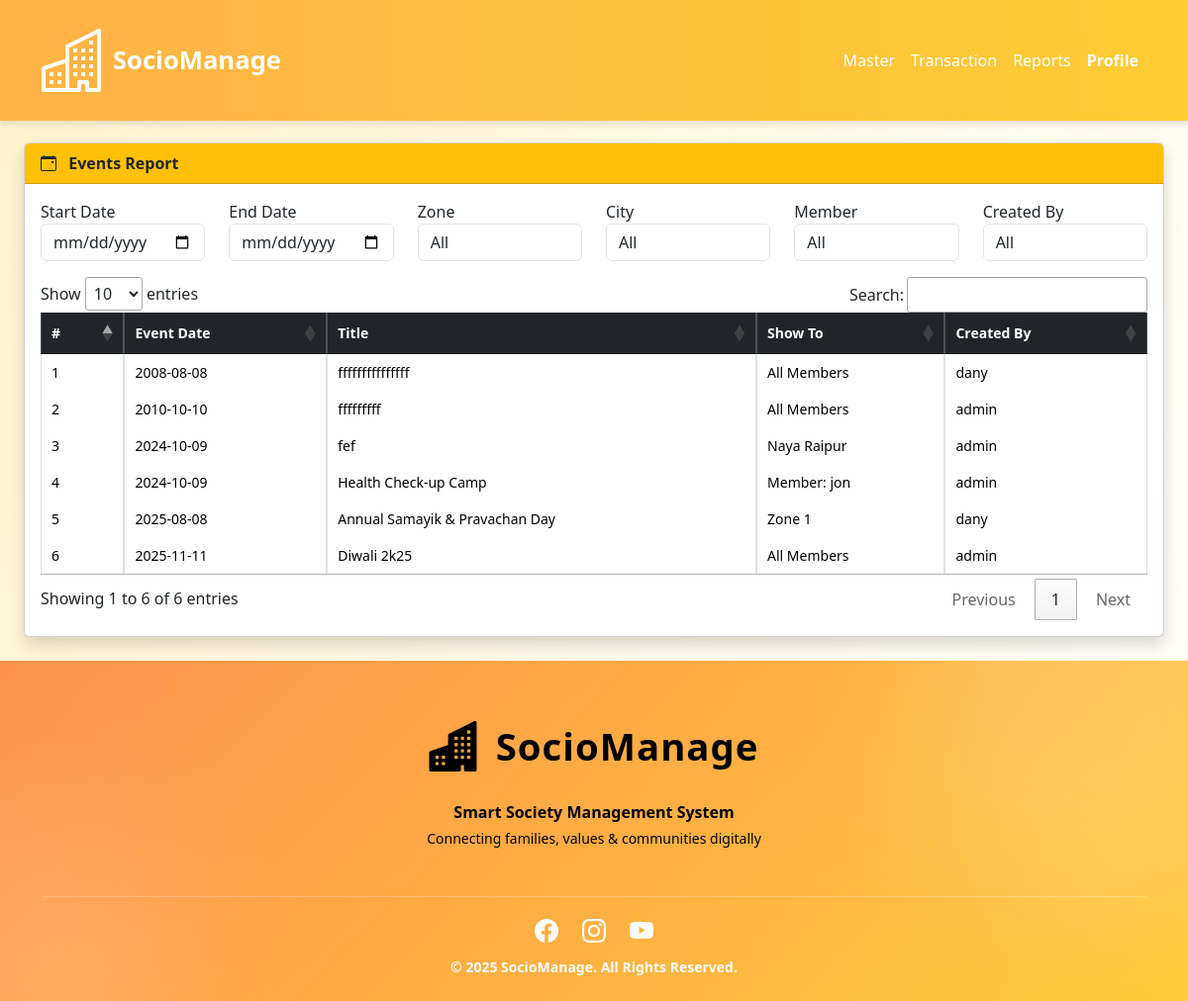
The page /reportEvent.php (signed in) on the database as committed earlier.
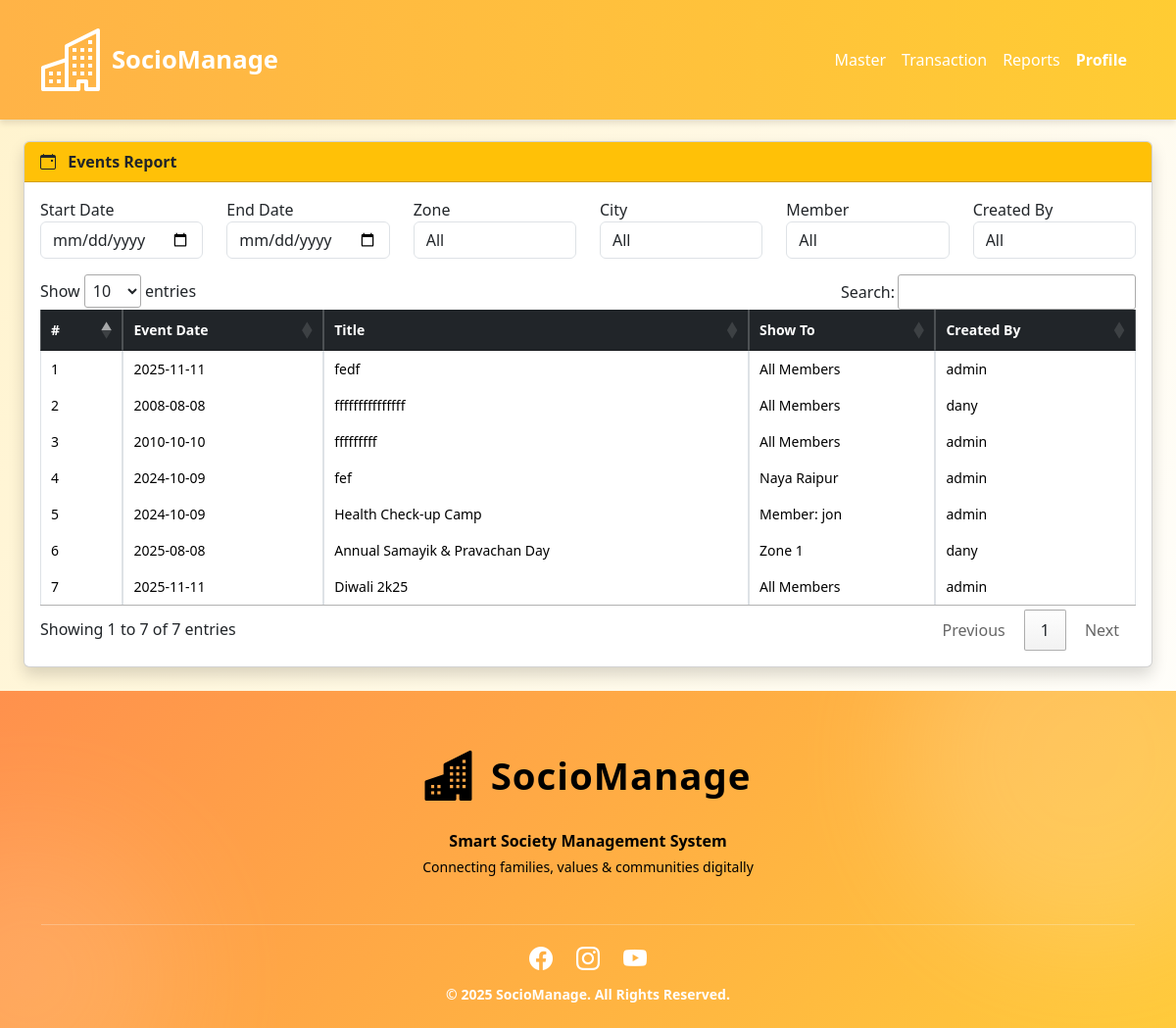
The same page on the database as committed later.
### tables this page shows
CREATE TABLE IF NOT EXISTS `sens_events` (
  `event_id` int NOT NULL AUTO_INCREMENT,
  `title` varchar(255) DEFAULT NULL,
  `description` text,
  `event_date` date DEFAULT NULL,
  `created_at` timestamp NULL DEFAULT CURRENT_TIMESTAMP,
  `event_time` text NOT NULL,
  `event_location` text NOT NULL,
  `event_status` varchar(50) NOT NULL,
  `event_img` text NOT NULL,
  `toshow_type` enum('all','zone','city','member') DEFAULT 'all',
  `toshow_id` int DEFAULT NULL,
  `created_by` varchar(100) DEFAULT NULL,
  `video_link` text NOT NULL,
  `event_front` int NOT NULL DEFAULT '0',
  PRIMARY KEY (`event_id`)
);

CREATE TABLE IF NOT EXISTS `sens_cities` (
  `city_id` int NOT NULL AUTO_INCREMENT,
  `zone_id` int NOT NULL,
  `city_name` varchar(100) NOT NULL,
  `cstatus` int NOT NULL DEFAULT '1',
  `created_by` varchar(20) NOT NULL,
  PRIMARY KEY (`city_id`),
  KEY `zone_id` (`zone_id`)
);

CREATE TABLE IF NOT EXISTS `sens_members` (
  `member_id` int NOT NULL AUTO_INCREMENT,
  `user_id` int NOT NULL,
  `zone_id` int NOT NULL,
  `city_id` int NOT NULL,
  `plan_id` int NOT NULL,
  `gender` varchar(20) NOT NULL,
  `dob` date NOT NULL,
  `membership_start` date DEFAULT NULL,
  `membership_end` date DEFAULT NULL,
  `phone` text NOT NULL,
  `address` text,
  `photo` varchar(255) DEFAULT 'default.png',
  `created_at` timestamp NULL DEFAULT CURRENT_TIMESTAMP,
  `fullname` text NOT NULL,
  `balance_amount` float NOT NULL,
  `created_by` varchar(100) DEFAULT NULL,
  `business` text NOT NULL,
  `education` text NOT NULL,
  `mstatus` int NOT NULL DEFAULT '1',
  PRIMARY KEY (`member_id`),
  KEY `user_id` (`user_id`),
  KEY `zone_id` (`zone_id`),
  KEY `city_id` (`city_id`),
  KEY `plan_id` (`plan_id`)
);

CREATE TABLE IF NOT EXISTS `sens_zones` (
  `zone_id` int NOT NULL AUTO_INCREMENT,
  `zone_name` varchar(100) NOT NULL,
  `zstatus` int NOT NULL DEFAULT '1',
  `created_by` varchar(100) DEFAULT NULL,
  PRIMARY KEY (`zone_id`),
  UNIQUE KEY `name` (`zone_name`)
);

### reportEvent.php (the view, shortened to what this page needs)
<?php
if(isset($_SESSION["uname"]) && $_SESSION["utype"]=='admin')
{
include("header.php");
include("connectdb.php");
?>
<main>
<div class="d-flex flex-column flex-lg-row">
<div class="flex-grow-1 p-4">
<div class="card shadow">
<div class="card-header bg-warning fw-bold text-dark d-flex justify-content-between align-items-center">
    <span><i class="bi bi-calendar-event me-2"></i> Events Report</span>
</div>
<div class="card-body">
<div class="table-responsive mobile-table">
<div class="row mb-3">
<div class="col-md-2">
    <label>Start Date</label>
    <input type="date" id="ev_start" class="form-control">
</div>
<div class="col-md-2">
    <label>End Date</label>
    <input type="date" id="ev_end" class="form-control">
</div>
<div class="col-md-2">
    <label>Zone</label>
    <select id="ev_zone" class="form-control">
        <option value="">All</option>
    </select>
</div>
<div class="col-md-2">
    <label>City</label>
    <select id="ev_city" class="form-control">
        <option value="">All</option>
    </select>
</div>
<div class="col-md-2">
    <label>Member</label>
    <select id="ev_member" class="form-control">
        <option value="">All</option>
    </select>
</div>
<div class="col-md-2">
    <label>Created By</label>
    <select id="ev_created" class="form-control">
        <option value="">All</option>
    </select>
</div>
</div>
<table id="myEventTable" class="table table-bordered table-hover align-middle w-100">
<thead class="table-dark">
<tr>
    <th>#</th>
    <th>Event Date</th>
    <th>Title</th>
    <th>Show To</th>
    <th>Created By</th>
</tr>
</thead>
<tbody>
<?php
$i=1;
$q=mysqli_query($con,"
SELECT
    e.*,
    z.zone_name,
    c.city_name,
    m.fullname AS member_name,
    e.created_by AS created_by_name
FROM sens_events e
LEFT JOIN sens_zones z ON (e.toshow_type='zone' AND e.toshow_id=z.zone_id)
LEFT JOIN sens_cities c ON (e.toshow_type='city' AND e.toshow_id=c.city_id)
LEFT JOIN sens_members m ON (e.toshow_type='member' AND e.toshow_id=m.member_id)
ORDER BY e.event_id DESC
");
while($row=mysqli_fetch_assoc($q)){
    if($row['toshow_type']=='all'){
        $showTo="All Members";
    }elseif($row['toshow_type']=='zone'){
        $showTo=$row['zone_name'];
    }elseif($row['toshow_type']=='city'){
        $showTo=$row['city_name'];
    }elseif($row['toshow_type']=='member'){
        $showTo="Member: ".$row['member_name'];
    }
?>
<tr>
    <td><?= $i++ ?></td>
    <td><?= date("Y-m-d",strtotime($row['event_date'])) ?></td>
    <td><?= htmlspecialchars($row['title']) ?></td>
    <td><?= htmlspecialchars($showTo) ?></td>
    <td><?= htmlspecialchars($row['created_by_name']) ?></td>
</tr>
<?php } ?>
</tbody>
</table>
</div>
</div>
</div>
</div>
</div>
</main>
<?php include("footer.php"); }
else{ include("index.php"); }
?>

### header.php (shortened to what this page needs)
<!DOCTYPE html>
<html lang="en">
<head>
    <link href="https://cdn.jsdelivr.net/npm/bootstrap@5.3.2/dist/css/bootstrap.min.css" rel="stylesheet">
    <link href="https://cdn.jsdelivr.net/npm/bootstrap-icons@1.10.5/font/bootstrap-icons.css" rel="stylesheet">
    <link href="https://cdnjs.cloudflare.com/ajax/libs/animate.css/4.1.1/animate.min.css" rel="stylesheet">
    <link rel="stylesheet" href="style.css">
</head>
<body>
<nav class="navbar navbar-expand-lg navbar-light fixed-top"
     style="background: linear-gradient(90deg, #FFB347, #FFCC33); box-shadow: 0 4px 6px rgba(0,0,0,0.1);">
  <div class="container">
    <a class="navbar-brand fw-bold text-white d-flex align-items-center"
   href="index.php"
   style="font-size: 1.6rem;">
    <i class="bi bi-buildings me-2" style="font-size: 4rem;"></i>
    SocioManage
</a>
    <div class="collapse navbar-collapse" id="navbarNav">
      <ul class="navbar-nav ms-auto">
        <?php if(isset($_SESSION["uname"],$_SESSION["utype"]) && $_SESSION["utype"]=="admin"){ ?>
            <li class="nav-item dropdown-custom">
                <a class="nav-link text-white" href="#">Master</a>
            </li>
            <li class="nav-item dropdown-custom">
                <a class="nav-link text-white" href="#">Transaction</a>
            </li>
            <li class="nav-item dropdown-custom">
                <a class="nav-link text-white" href="#">Reports</a>
            </li>
            <li class="nav-item dropdown-custom">
                <a class="nav-link text-white fw-semibold dropdown-toggle-custom d-flex align-items-center gap-2" href="javascript:void(0)">
                    Profile
                </a>
            </li>
        <?php } ?>
      </ul>
    </div>
  </div>
</nav>

### footer.php (shortened to what this page needs)
<footer class="footer-section text-white pt-5 pb-4"
style="background: linear-gradient(135deg, #ff914d, #ffca3a); position: relative; overflow: hidden;">
    <div style="position:absolute; width:380px; height:380px; background:white; opacity:0.15; border-radius:50%; top:-120px; right:-100px; filter:blur(60px);"></div>
    <div style="position:absolute; width:300px; height:300px; background:white; opacity:0.12; border-radius:50%; bottom:-100px; left:-120px; filter:blur(70px);"></div>
    <div class="container">
        <div class="row text-center justify-content-center">
            <div class="col-md-12 mb-4 d-flex flex-column align-items-center" style="color:black;">
                <div class="d-flex align-items-center gap-3 mb-3">
                    <i class="bi bi-buildings-fill"
                       style="font-size:3.2rem;"></i>
                    <span class="fw-bold"
                          style="font-size:2.4rem; letter-spacing:1px;">
                        SocioManage
                    </span>
                </div>
                <p class="fw-semibold mb-1">
                    Smart Society Management System
                </p>
                <p class="small mb-0">
                    Connecting families, values & communities digitally
                </p>
            </div>
        </div>
        <hr class="border-light mt-4 mb-3">
        <div class="text-center">
            <div class="d-flex justify-content-center gap-4 mb-2">
                <a href="#" class="text-white fs-4"><i class="bi bi-facebook"></i></a>
                <a href="#" class="text-white fs-4"><i class="bi bi-instagram"></i></a>
                <a href="#" class="text-white fs-4"><i class="bi bi-youtube"></i></a>
            </div>
            <p class="mb-0 small fw-bold">
                &copy; <?php echo date("Y"); ?> SocioManage. All Rights Reserved.
            </p>
        </div>
    </div>
</footer>
<link rel="stylesheet" href="https://cdn.datatables.net/1.13.6/css/jquery.dataTables.min.css">
<link rel="stylesheet" href="https://cdn.datatables.net/buttons/2.4.2/css/buttons.dataTables.min.css">
</body>
</html>

### style.css (style rules this page uses)
main { min-height: 500px; margin-top: 120px; }
body { background-color: #fff9e6; }
a { text-decoration: none; }
.navbar-nav .nav-link { position: relative; transition: 0.3s; color: black; }
.navbar-nav .nav-link::after { content: ""; position: absolute; width: 0; height: 2px; left: 0; bottom: 0; background-color: #fff; transition: 0.3s; }
:root { --orange:#ff9800; --yellow:#ffc107; --cream:#fff3cd; --red:#dc3545; --green:#198754; }
body { background: linear-gradient(120deg, var(--cream), #fff); }
.mobile-table { overflow-x: auto; -webkit-overflow-scrolling: touch; width: 100%; }
table { min-width: 500px; }
td, th { white-space: normal !important; word-wrap: break-word; font-size: 14px; }

### header.php (style rules this page uses)
html, body { max-width: 100%; overflow-x: hidden !important; }
.dropdown-custom { position: relative; }
.dropdown-toggle-custom::after { content: "▾"; margin-left: 6px; font-size: 12px; }
li { list-style-type: none; }

Rows that differ between the two databases and show on the page:
added sens_events: event_date "2025-11-11", title "fedf", toshow_type "All Members", created_by "admin"
Other text that changed with them:
text written by a page script: "Show entries Search: Showing 1 to 6 of 6 entries Previous 1 Next" → "Show entries Search: Showing 1 to 7 of 7 entries Previous 1 Next"
